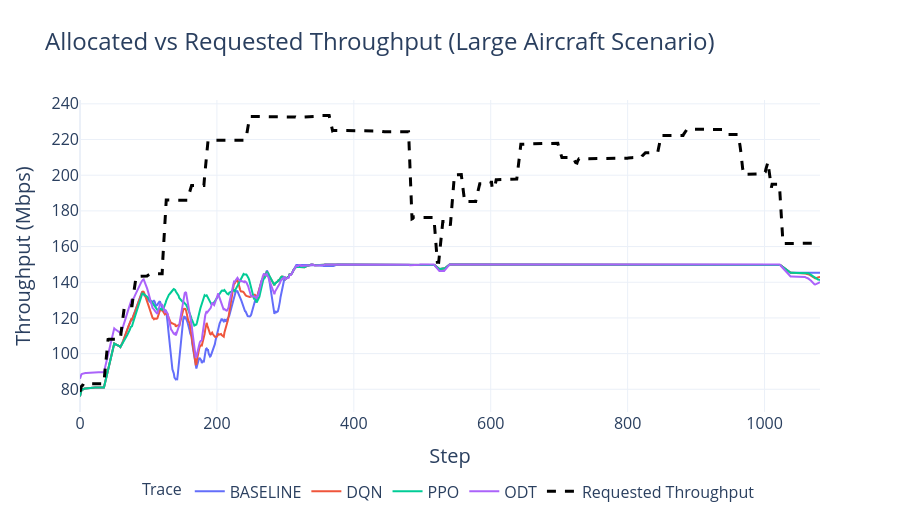

The notebook cell this image was saved under:
### Code cell
import plotly.graph_objects as go

SCENARIO = "medium_aircraft"
plot_df = all_df[all_df["scenario"] == SCENARIO].copy()

if len(plot_df) == 0:
    print(f"No data found for scenario: {SCENARIO}")
else:
    display_map = {"ODT_FINETUNED": "ODT"}
    plot_order = ["BASELINE", "DQN", "PPO", "ODT_FINETUNED"]

    plot_df["throughput_alloc_mbps"] = pd.to_numeric(
        plot_df.get("transmission_rate_mbps", np.nan), errors="coerce"
    )
    plot_df["throughput_req_mbps"] = pd.to_numeric(
        plot_df.get("throughput_req", np.nan), errors="coerce"
    )

# Mean over simulations at each step
mean_df = (
    plot_df.groupby(["model", "step"], as_index=False)
            .agg(
                throughput_alloc_mbps=("throughput_alloc_mbps", "mean"),
                throughput_req_mbps=("throughput_req_mbps", "mean"),
            )
            .sort_values(["model", "step"])
)

mean_df["alloc_smooth"] = (
    mean_df.groupby("model")["throughput_alloc_mbps"]
            .transform(lambda s: s.rolling(15, min_periods=1).mean())
)

# Requested throughput curve from mean across all agents/sims per step
req_df = (
    mean_df.groupby("step", as_index=False)["throughput_req_mbps"]
            .mean()
            .sort_values("step")
)
req_df["req_smooth"] = req_df["throughput_req_mbps"].rolling(5, min_periods=1).mean()

fig = go.Figure()

for agent in plot_order:
    g = mean_df[mean_df["model"] == agent]
    if g.empty:
        continue
    fig.add_trace(
        go.Scatter(
            x=g["step"],
            y=g["alloc_smooth"],
            mode="lines",
            name=display_map.get(agent, agent),
        )
    )

fig.add_trace(
    go.Scatter(
        x=req_df["step"],
        y=req_df["req_smooth"],
        mode="lines",
        name="Requested Throughput",
        line=dict(color="black", dash="dash", width=3),
    )
)

fig.update_layout(
    height=520,
    title="Allocated vs Requested Throughput (Large Aircraft Scenario)",
    xaxis_title="Step",
    yaxis_title="Throughput (Mbps)",
    legend=dict(orientation="h", yanchor="top", y=-0.2, xanchor="center", x=0.5),
    legend_title="Trace",
)

pio.templates.default = "plotly_white"
pio.templates["plotly_white"].layout.font.size = 18
pio.templates["plotly_white"].layout.title.font.size = 24
pio.templates["plotly_white"].layout.legend.font.size = 16
pio.templates["plotly_white"].layout.legend.title.font.size = 16
fig.update_layout(
    font=dict(size=18),
    title_font=dict(size=24),
    legend=dict(font=dict(size=16), title=dict(font=dict(size=16))),
    xaxis_title_font=dict(size=20),
    yaxis_title_font=dict(size=20),
    xaxis=dict(tickfont=dict(size=16)),
    yaxis=dict(tickfont=dict(size=16)),
)
fig.show()

### Figure 1 — Plotly figure (JSON) as saved in the notebook; plotly's stock layout.template omitted (floating-point values rounded to 4 significant figures; data arrays with more than 128 entries replaced by an {"elided": "..."} marker saying what was removed)
{"data": [{"mode": "lines", "name": "BASELINE", "type": "scatter", "x": {"elided": "1082 int values"}, "y": {"elided": "1082 float values"}}, {"mode": "lines", "name": "DQN", "type": "scatter", "x": {"elided": "1082 int values"}, "y": {"elided": "1082 float values"}}, {"mode": "lines", "name": "PPO", "type": "scatter", "x": {"elided": "1082 int values"}, "y": {"elided": "1082 float values"}}, {"mode": "lines", "name": "ODT", "type": "scatter", "x": {"elided": "1082 int values"}, "y": {"elided": "1082 float values"}}, {"line": {"color": "black", "dash": "dash", "width": 3}, "mode": "lines", "name": "Requested Throughput", "type": "scatter", "x": {"elided": "1082 int values"}, "y": {"elided": "1082 float values"}}], "layout": {"font": {"size": 18}, "height": 520, "legend": {"font": {"size": 16}, "orientation": "h", "title": {"font": {"size": 16}, "text": "Trace"}, "x": 0.5, "xanchor": "center", "y": -0.2, "yanchor": "top"}, "title": {"font": {"size": 24}, "text": "Allocated vs Requested Throughput (Large Aircraft Scenario)"}, "xaxis": {"tickfont": {"size": 16}, "title": {"font": {"size": 20}, "text": "Step"}}, "yaxis": {"tickfont": {"size": 16}, "title": {"font": {"size": 20}, "text": "Throughput (Mbps)"}}}}
